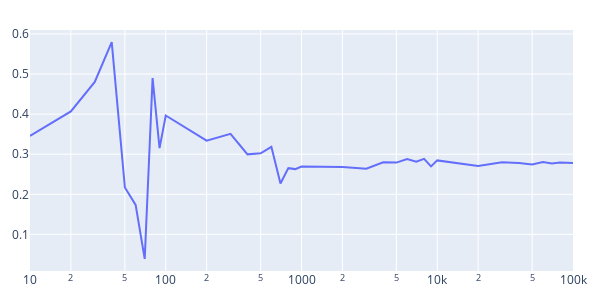

The code cell stored with this chart in its notebook:
### Markdown cell above
## Experiment 2 Correlation Notes

Since the the entropy increases with the introduction of a noisier system via the uniform distribution, the correlation between X and Y was reduceds.  The same stability in correlation, however was observed after 10 percent sampling.

### Code cell
r_line_exp2 = go.Figure(lineof(x=sample_space, y=r_scores_exp2), layout=default_layout)
r_line_exp2.update_xaxes(type='log')
r_line_exp2

### Figure 1 — Plotly figure (JSON) as saved in the notebook; plotly's stock layout.template omitted (floating-point values rounded to 4 significant figures)
{"data": [{"mode": "lines", "name": "", "type": "scatter", "x": [10, 20, 30, 40, 50, 60, 70, 80, 90, 100, 200, 300, 400, 500, 600, 700, 800, 900, 1000, 2000, 3000, 4000, 5000, 6000, 7000, 8000, 9000, 10000, 20000, 30000, 40000, 50000, 60000, 70000, 80000, 90000, 100000], "y": [0.3456, 0.4069, 0.4804, 0.5799, 0.2169, 0.1737, 0.03873, 0.49, 0.3151, 0.3966, 0.334, 0.3507, 0.2997, 0.3024, 0.3184, 0.227, 0.2653, 0.2629, 0.2692, 0.2683, 0.2637, 0.2797, 0.2791, 0.2881, 0.2813, 0.2883, 0.2696, 0.2846, 0.2704, 0.28, 0.2779, 0.2745, 0.2808, 0.2769, 0.2796, 0.2779, 0.2781]}], "layout": {"height": 300, "margin": {"b": 20, "l": 20, "r": 20, "t": 30}, "width": 600, "xaxis": {"type": "log"}}}
